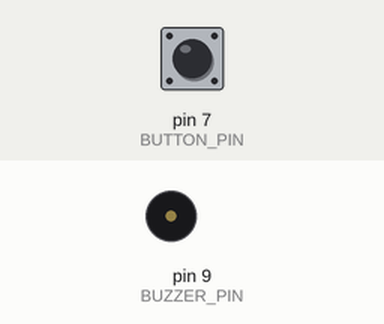
Simulated run of this sketch. Board: Arduino Mega 2560, built with avr-gcc and run on an emulated ATmega2560. On the bench: buzzer (waves = sounding). The test bench sets the inputs (shaded band); at power-on: pin 7 (BUTTON_PIN) HIGH.

Above: at 19.6 s.
19.7 s: pin 7 (BUTTON_PIN) pulled LOW for 0.15 s
At 23.4 s:
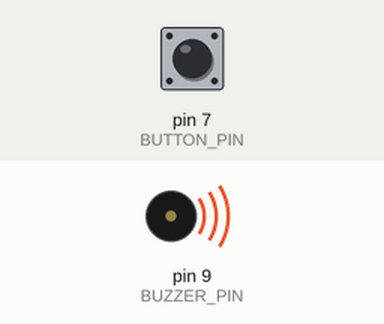
Timing chart, 0 to 28.8 s (numbered marks = the images above; inputs shaded):
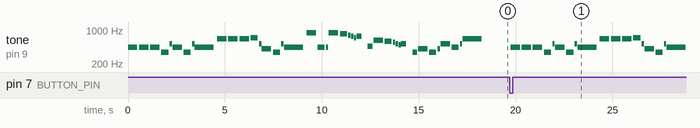

Measured:
- after the input at 19.7 s, tone on pin 9 (BUZZER_PIN): plays 440 Hz for 0.49 s, 440 Hz for 0.49 s, 440 Hz for 0.49 s, 349 Hz for 0.37 s, 523 Hz for 0.12 s, 440 Hz for 0.49 s … (18 notes in this stretch), starting after 0.05 s

The sketch:

PlayImperialMarchAdvanced.ino
```cpp
/**
 * Plays the Imperial March from Star Wars (by John Williams)
 * Advanced version with BPM-based timing and extended melody.
 *
 * This version uses tempo-aware duration constants for more accurate rhythm,
 * includes a more complete transcription of the main theme, and supports
 * replay via a button press. Also sets the LED_BUILTIN HIGH while music
 * is being played
 *
 * Circuit:
 *  - Piezo buzzer on pin 9
 *  - Momentary pushbutton on pin 7 (INPUT_PULLUP, other leg to GND)
 *
 * https://www.arduino.cc/reference/en/language/functions/advanced-io/tone/
 *
 * Note: Use of the tone() function will interfere with PWM output on pins 3 and 11
 * (on boards other than the Mega).
 *
 * By Jon E. Froehlich
 * @jonfroehlich
 * http://makeabilitylab.io
 *
 */

// Note frequencies (Hz)
// See: https://en.wikipedia.org/wiki/Piano_key_frequencies
#define NOTE_REST 0
#define NOTE_C4   262
#define NOTE_D4   294
#define NOTE_DS4  311
#define NOTE_E4   330
#define NOTE_F4   349
#define NOTE_G4   392
#define NOTE_GS4  415
#define NOTE_A4   440
#define NOTE_AS4  466
#define NOTE_B4   494
#define NOTE_C5   523
#define NOTE_CS5  554
#define NOTE_D5   587
#define NOTE_DS5  622
#define NOTE_E5   659
#define NOTE_F5   698
#define NOTE_FS5  740
#define NOTE_G5   784
#define NOTE_GS5  831
#define NOTE_A5   880

// Pin assignments
const int BUZZER_PIN = 9;
const int BUTTON_PIN = 7;

// Tempo and duration constants
// The Imperial March is typically performed around 104 BPM
const int BPM = 104;
const int QUARTER     = 60000 / BPM;          // ~577ms
const int EIGHTH      = QUARTER / 2;          // ~288ms
const int SIXTEENTH   = QUARTER / 4;          // ~144ms
const int DOTTED_QTR  = QUARTER + EIGHTH;     // ~865ms
const int DOTTED_8TH  = EIGHTH + SIXTEENTH;   // ~433ms
const int HALF        = QUARTER * 2;          // ~1154ms
const int WHOLE       = QUARTER * 4;          // ~2308ms

// Fraction of note duration to remain silent between notes.
// Creates articulation — set to 0 for fully legato.
const float NOTE_GAP_FACTOR = 0.15;

// The Imperial March - Extended Main Theme
// Transcription covers the two main A phrases and the B phrase.
int melody[] = {
  // --- A1: The iconic opening ---
  NOTE_A4,  NOTE_A4,  NOTE_A4,
  NOTE_F4,  NOTE_C5,
  NOTE_A4,  NOTE_F4,  NOTE_C5,
  NOTE_A4,

  // --- A2: Up the octave ---
  NOTE_E5,  NOTE_E5,  NOTE_E5,
  NOTE_F5,  NOTE_C5,
  NOTE_GS4, NOTE_F4,  NOTE_C5,
  NOTE_A4,

  // --- B1: The triplet/development section ---
  NOTE_A5,  NOTE_A4,  NOTE_A4,
  NOTE_A5,  NOTE_GS5, NOTE_G5,
  NOTE_FS5, NOTE_F5,
  NOTE_FS5,
  NOTE_REST,
  NOTE_AS4,
  NOTE_DS5, NOTE_D5,  NOTE_CS5,
  NOTE_C5,  NOTE_B4,
  NOTE_C5,
  NOTE_REST,
  NOTE_F4,
  NOTE_GS4, NOTE_F4,  NOTE_GS4,
  NOTE_C5,  NOTE_A4,  NOTE_C5,
  NOTE_E5
};

// Durations in milliseconds, matched 1:1 with melody[]
int durations[] = {
  // --- A1 ---
  QUARTER,     QUARTER,     QUARTER,
  DOTTED_8TH,  SIXTEENTH,
  QUARTER,     DOTTED_8TH,  SIXTEENTH,
  HALF,

  // --- A2 ---
  QUARTER,     QUARTER,     QUARTER,
  DOTTED_8TH,  SIXTEENTH,
  QUARTER,     DOTTED_8TH,  SIXTEENTH,
  HALF,

  // --- B1 ---
  QUARTER,     DOTTED_8TH,  SIXTEENTH,
  QUARTER,     DOTTED_8TH,  SIXTEENTH,
  SIXTEENTH,   SIXTEENTH,
  EIGHTH,
  EIGHTH,       // rest
  EIGHTH,
  QUARTER,     DOTTED_8TH,  SIXTEENTH,
  SIXTEENTH,   SIXTEENTH,
  EIGHTH,
  EIGHTH,       // rest
  EIGHTH,
  QUARTER,     DOTTED_8TH,  SIXTEENTH,
  QUARTER,     DOTTED_8TH,  SIXTEENTH,
  HALF
};

const int NUM_NOTES = sizeof(melody) / sizeof(melody[0]);

void setup() {

  // Sets replay button pin to internal pullup
  pinMode(BUTTON_PIN, INPUT_PULLUP);

  // Play once on power-up
  playImperialMarch();
}

void loop() {
  // Press button to replay
  if (digitalRead(BUTTON_PIN) == LOW) {
    delay(50); // simple debounce
    playImperialMarch();

    // Wait for button release before allowing another play
    while (digitalRead(BUTTON_PIN) == LOW) {
      delay(10);
    }
  }
}

/**
 * Plays the entire melody once.
 */
void playImperialMarch() {
  for (int i = 0; i < NUM_NOTES; i++) {
    playNote(melody[i], durations[i]);
  }
}

/**
 * Plays a single note on the buzzer with a brief gap for articulation.
 * Also sets the LED_BUILTIN HIGH while music is being played
 *
 * @param frequency  Note frequency in Hz (0 for rest)
 * @param duration   Total time for this note slot in ms
 */
void playNote(int frequency, int duration) {
  int playTime = duration * (1.0 - NOTE_GAP_FACTOR);
  int gapTime  = duration - playTime;

  if (frequency == NOTE_REST) {
    delay(duration);
  } else {
    tone(BUZZER_PIN, frequency, playTime);
    digitalWrite(LED_BUILTIN, HIGH);
    delay(playTime);
    noTone(BUZZER_PIN);
    digitalWrite(LED_BUILTIN, LOW);
    delay(gapTime);
  }
}
```
